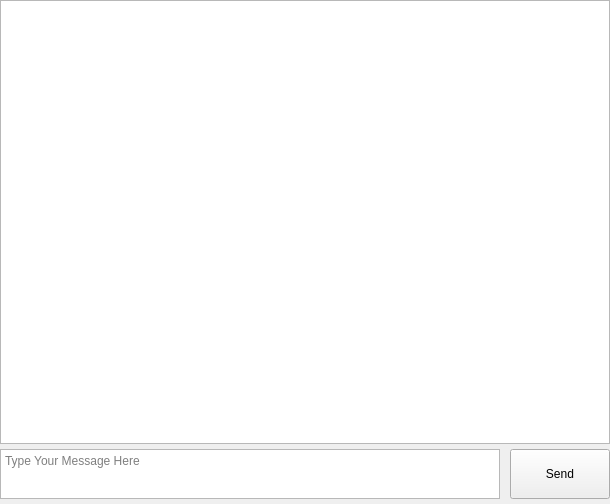
<?xml version="1.0" encoding="UTF-8"?>
<ui version="4.0">
 <class>Form</class>
 <widget class="QWidget" name="Form">
  <property name="geometry">
   <rect>
    <x>0</x>
    <y>0</y>
    <width>610</width>
    <height>504</height>
   </rect>
  </property>
  <property name="windowTitle">
   <string>Form</string>
  </property>
  <layout class="QVBoxLayout" name="verticalLayout_2">
   <property name="spacing">
    <number>0</number>
   </property>
   <property name="leftMargin">
    <number>0</number>
   </property>
   <property name="topMargin">
    <number>0</number>
   </property>
   <property name="rightMargin">
    <number>0</number>
   </property>
   <property name="bottomMargin">
    <number>0</number>
   </property>
   <item>
    <layout class="QVBoxLayout" name="verticalLayout">
     <property name="spacing">
      <number>0</number>
     </property>
     <item>
      <widget class="QTableWidget" name="message_table"/>
     </item>
     <item>
      <layout class="QHBoxLayout" name="horizontalLayout">
       <property name="spacing">
        <number>0</number>
       </property>
       <property name="topMargin">
        <number>5</number>
       </property>
       <property name="bottomMargin">
        <number>5</number>
       </property>
       <item>
        <widget class="QPlainTextEdit" name="message_text">
         <property name="maximumSize">
          <size>
           <width>16777215</width>
           <height>50</height>
          </size>
         </property>
         <property name="placeholderText">
          <string>Type Your Message Here</string>
         </property>
        </widget>
       </item>
       <item>
        <spacer name="horizontalSpacer">
         <property name="orientation">
          <enum>Qt::Horizontal</enum>
         </property>
         <property name="sizeType">
          <enum>QSizePolicy::Fixed</enum>
         </property>
         <property name="sizeHint" stdset="0">
          <size>
           <width>10</width>
           <height>10</height>
          </size>
         </property>
        </spacer>
       </item>
       <item>
        <widget class="QPushButton" name="send_button">
         <property name="minimumSize">
          <size>
           <width>100</width>
           <height>0</height>
          </size>
         </property>
         <property name="maximumSize">
          <size>
           <width>100</width>
           <height>50</height>
          </size>
         </property>
         <property name="text">
          <string>Send</string>
         </property>
        </widget>
       </item>
      </layout>
     </item>
    </layout>
   </item>
  </layout>
 </widget>
 <resources/>
 <connections/>
</ui>
